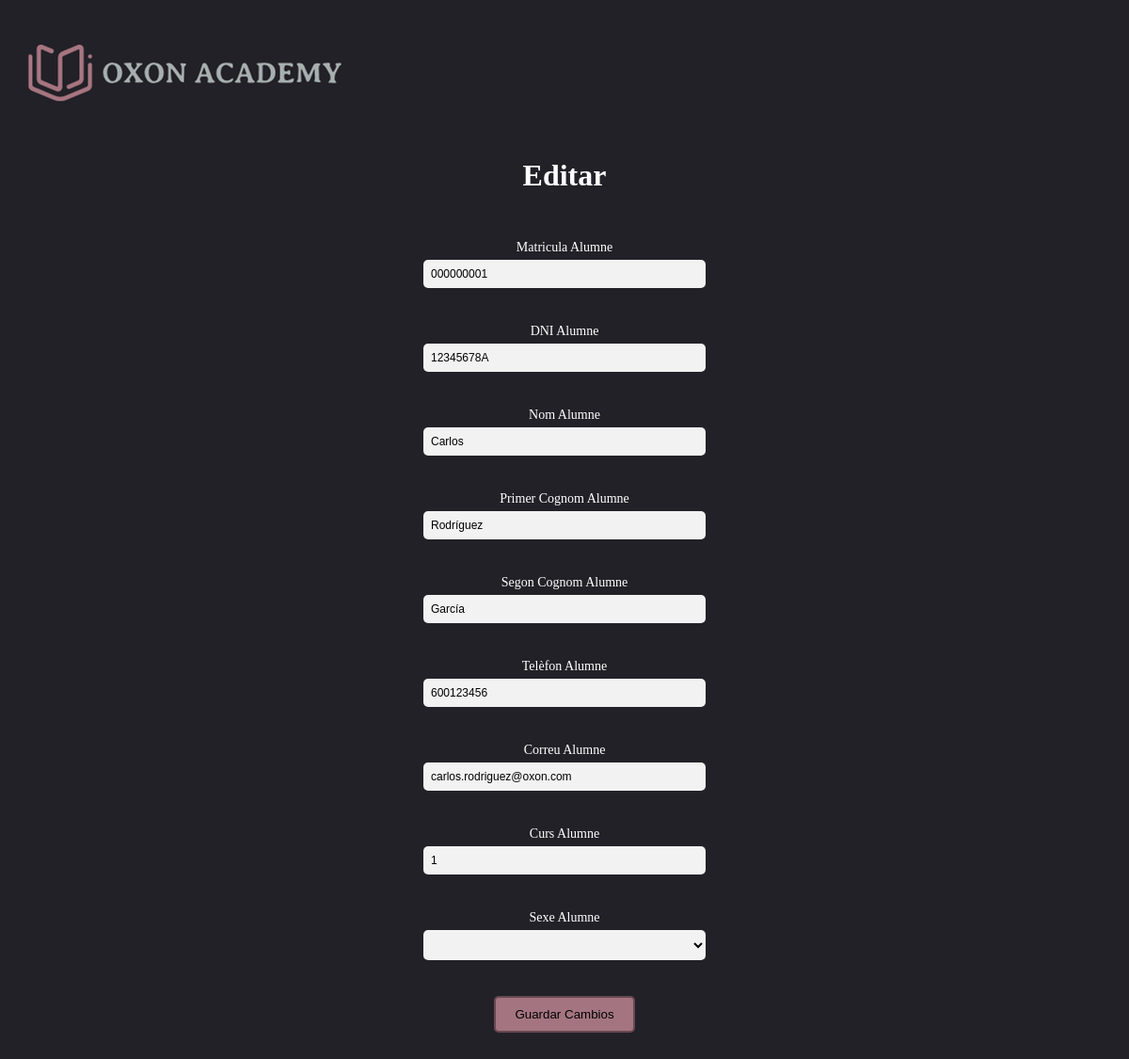
Screenshot of /WEB/formularios/alumne/formeditarAlumne.php?ID=000000001 with the database file from the repository.
### tables this page shows
CREATE TABLE tbl_alumnes(
  Matricula_alumne CHAR(9) NOT NULL PRIMARY KEY,
  DNI_alumne CHAR(9) NOT NULL,
  Nom_alumne VARCHAR(30) NULL,
  Primer_Cognom_alumne VARCHAR(60) NOT NULL,
  Segon_Cognom_alumne VARCHAR(60) NOT NULL,
  Telefon_alumne CHAR(9) NOT NULL,
  Correu_alumne VARCHAR(50) NOT NULL,
  Sexe_alumne ENUM('Home','Dona','No binari') NOT NULL,
  FK_ID_curs INT NOT NULL
);

### WEB/formularios/alumne/formeditarAlumne.php (the view, shortened to what this page needs)
<?php
    if (!isset($_GET['ID'])){
        header('Location: ./../../crud.php');
        exit();
    } else {
        require_once './../../conexion.php';
        try {
            $ID = $_GET['ID'];
            $stmt = $conn->prepare("SELECT * FROM tbl_alumnes WHERE Matricula_alumne = ?");
            $stmt->bindParam(1, $ID);
            $stmt->execute();
            $datos_escuela = $stmt->fetchAll();
            $array=array();
            foreach($datos_escuela as $clave => $valor){
                $array=$valor;
            }
        } catch (PDOException $e) {
            echo "Error al obtener datos de la base de datos: " . $e->getMessage();
        }
    }
?>
<head>
    <link rel="stylesheet" href="./../../css/csseditar_crear.css">
    <link rel="stylesheet" href="./../../css/style.css">
</head>
<body>
    <br>
    <div class="logo">
        <img src="./../../img/logoextendido.png" alt="LOGO">
    </div>
    <div class="titulo">
        <h1>Editar</h1>
    </div>
    <form action="./../../acciones/editar.php" method="post">
        <div class="formuuu">
            <label for="Matricula_Alumne">Matricula Alumne</label><br>
            <input type="text" id="Matricula_Alumne" name="Matricula_Alumne" value="<?php echo $ID; ?>" readonly> <br><br>
            <label for="DNI_Alumne">DNI Alumne</label><br>
            <input type="text" id="DNI_Alumne" name="DNI_Alumne" value="<?php echo $array[1];?>" required><br><br>
            <label for="Nom_Alumne">Nom Alumne</label><br>
            <input type="text" id="Nom_Alumne" name="Nom_Alumne" value="<?php echo $array[2]?>" required><br><br>
            <label for="Primer_Cognom_Alumne">Primer Cognom Alumne</label><br>
            <input type="text" id="Primer_Cognom_Alumne" name="Primer_Cognom_Alumne" value="<?php echo $array[3]?>" required><br><br>
            <label for="Segon_Cognom_Alumne">Segon Cognom Alumne</label><br>
            <input type="text" id="Segon_Cognom_Alumne" name="Segon_Cognom_Alumne" value="<?php echo $array[4]?>" required><br><br>
            <label for="Telefon_Alumne">Telèfon Alumne</label><br>
            <input type="tel" id="Telefon_Alumne" name="Telefon_Alumne" value="<?php echo $array[5]?>" required><br><br>
            <label for="Correu_Alumne">Correu Alumne</label><br>
            <input type="email" id="Correu_Alumne" name="Correu_Alumne" value="<?php echo $array[6]?>" required><br><br>
            <label for="FK_ID_curs">Curs Alumne</label><br>
            <input type="text" id="FK_ID_curs" name="FK_ID_curs" value="<?php echo $array[8]?>" required><br><br>
            <label for="Sexe_Alumne">Sexe Alumne</label><br>
            <select id="Sexe_Alumne" name="Sexe_Alumne" class="selectform" required>
                <option value="Actual: <?php echo $array[7]?>"></option>
                <option value="Home">Home</option>
            </select>
            <br><br>
        </div>
        <input type="submit" value="Guardar Cambios" class="button_form">
    </form><br><br>
</body>

### WEB/css/csseditar_crear.css (style rules this page uses)
* { background-color: rgb(35, 33, 40); color:#f2f2f2; }
input[type="text"] { width: 60%; }
.titulo { text-align: center; }
.button_form { display: inline-block; padding: 10px 20px; text-decoration: none; background-color: #a47580; border: 2px solid #674950; border-radius: 5px; }
.formuuu { text-align: center; justify-content: center; }

### WEB/css/style.css (style rules this page uses)
body, html { margin: 0; padding: 0; }
h1 { text-align: center; margin-top: 1em; color: white; }
form { margin-top: 50px; text-align: center; }
form label { color: white; font-size: 14px; }
form input { color: black; }
form input[type="text"], form input[type="tel"], form input[type="password"], form input[type="email"], .selectform { width: 100%; max-width: 300px; padding: 8px; margin: 5px auto 20px; border: none; border-radius: 5px; background-color: #f2f2f2; color: black; font-size: 12px; }

### rows the page displays
tbl_alumnes: DNI_Alumne "12345678A", Nom_Alumne "Carlos", Primer_Cognom_Alumne "Rodríguez", Segon_Cognom_Alumne "García", Telefon_Alumne "600123456", Correu_Alumne "carlos.rodriguez@oxon.com", FK_ID_curs "1"
